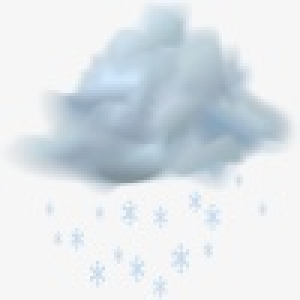
#> input picture lesson_16/image/snow.jpg, 100 x 100 px, found by its file name (shown 3 times larger)
$ python ImageMaker.py
#> lines starting #> are read from the running program, lines starting #| are printed output that depends on the picture
# Добавить класс ImageMaker.
# Снабдить его методом рисования открытки
# (использовать OpenCV, в качестве заготовки брать probe.jpg):
#   С текстом, состоящим из полученных данных (пригодится cv2.putText)
#   С изображением, соответствующим типу погоды
#   В качестве фона добавить градиент цвета, отражающего тип погоды
# Солнечно, ясно, малооблачно, облачно с прояснениями - от желтого к белому
# Дождь, небольшой дождь, град, ливень, гроза - от синего к белому
# Снег, мокрый снег, снег с дождем, снегопад , обледенение, метель- от голубого к белому
# Облачно, пасмурно, туман - от серого к белому

# {'21.06.2021': {'Погода': 'Облачно с прояснениями',# 'Температура днем': '+31', 'Температура ночью': '+18', 'Дата': '21.06.2021'},
# '22.06.2021': {'Погода': 'Ясно', 'Температура днем': '+33', 'Температура ночью': '+20', 'Дата': '22.06.2021'},
# '23.06.2021': {'Погода': 'Малооблачно', 'Температура днем': '+34', 'Температура ночью': '+21', 'Дата': '23.06.2021'},
# '24.06.2021': {'Погода': 'Малооблачно', 'Температура днем': '+33', 'Температура ночью': '+21', 'Дата': '24.06.2021'},
# '25.06.2021': {'Погода': 'Облачно с прояснениями', 'Температура днем': '+33', 'Температура ночью': '+19', 'Дата': '25.06.2021'},
# '26.06.2021': {'Погода': 'Облачно с прояснениями', 'Температура днем': '+28', 'Температура ночью': '+19', 'Дата': '26.06.2021'},
# '27.06.2021': {'Погода': 'Облачно с прояснениями', 'Температура днем': '+26', 'Температура ночью': '+18', 'Дата': '27.06.2021'},
# '28.06.2021': {'Погода': 'Облачно с прояснениями', 'Температура днем': '+25', 'Температура ночью': '+17', 'Дата': '28.06.2021'},
# '29.06.2021': {'Погода': 'Облачно с прояснениями', 'Температура днем': '+24', 'Температура ночью': '+15', 'Дата': '29.06.2021'},
# '30.06.2021': {'Погода': 'Облачно с прояснениями', 'Температура днем': '+23', 'Температура ночью': '+15', 'Дата': '30.06.2021'},
# '01.07.2021': {'Погода': 'Облачно с прояснениями', 'Температура днем': '+26', 'Температура ночью': '+16', 'Дата': '01.07.2021'},


import cv2
import os

test = {'Погода': 'Снег', 'Температура днем': '+26', 'Температура ночью': '+16',
        'Дата': '01.07.2021'}
WEATHER = {'Sun.jpg': 'солнечно, ясно, малооблачно, облачно с прояснениями',
           'Rain.jpg': 'дождь, небольшой дождь, град, ливень, гроза',
           'Snow.jpg': 'снег, мокрый снег, снег с дождем, снегопад , обледенение, метель',
           'Cloud.jpg': 'облачно, пасмурно, туман'
           }
add_to_database = []


class ImageMaker:
    def __init__(self):
        self.blank = 'image/probe.jpg'
        self.b_color, self.g_color, self.r_color = 0, 0, 0
        self.b_color_delta, self.g_color_delta, self.r_color_delta = 0, 0, 0
        self.font = cv2.FONT_HERSHEY_COMPLEX
        self.color = cv2.COLOR_BAYER_BG2RGB
        self.mockup_dict = {0: 'Sun.jpg', 1: 'Rain.jpg', 2: 'Snow.jpg', 3: 'Cloud.jpg'}

    # [42 lines left out: function make_mockup, not called in this run]

    def draw_postcard(self, data: dict):
        check_img = []
        for value in self.mockup_dict.values():
            check_img.append(os.path.exists(value))
        if False in check_img:
            self.make_mockup()
        for key, value in WEATHER.items():
            if data["Погода"].lower() in value:
                self.blank = key
        else:
            add_to_database.append(data["Погода"].lower())
        image = cv2.imread(self.blank)
#> image is the input picture: shape (100, 100, 3); mean B, G, R 233.2, 228.5, 222.1
        cv2.putText(image, f'{data["Дата"]}', (210, 30), self.font, 1, self.color)
        cv2.putText(image, 'Погода', (50, 30), self.font, 1, self.color)
        cv2.putText(image, f'Температура днем: {data["Температура днем"]}', (5, 90), self.font, 1, self.color)
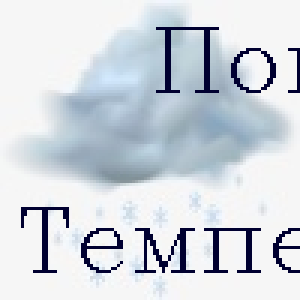
#> image: shape (100, 100, 3) (shown 3 times larger); mean B, G, R 222.3, 215, 209
        cv2.putText(image, f'Температура ночью: {data["Температура ночью"]}', (5, 140), self.font, 1, self.color)
        cv2.putText(image, f'{data["Погода"]}', (5, 190), self.font, 1, self.color)
        cv2.putText(image, 'У природы нет плохой погоды!', (80, 245), self.font, 0.6, self.color)
        cv2.imshow('Test', image)
        cv2.waitKey(0)
        cv2.destroyAllWindows()


if __name__ == "__main__":
    card = ImageMaker()
    card.draw_postcard(test)
